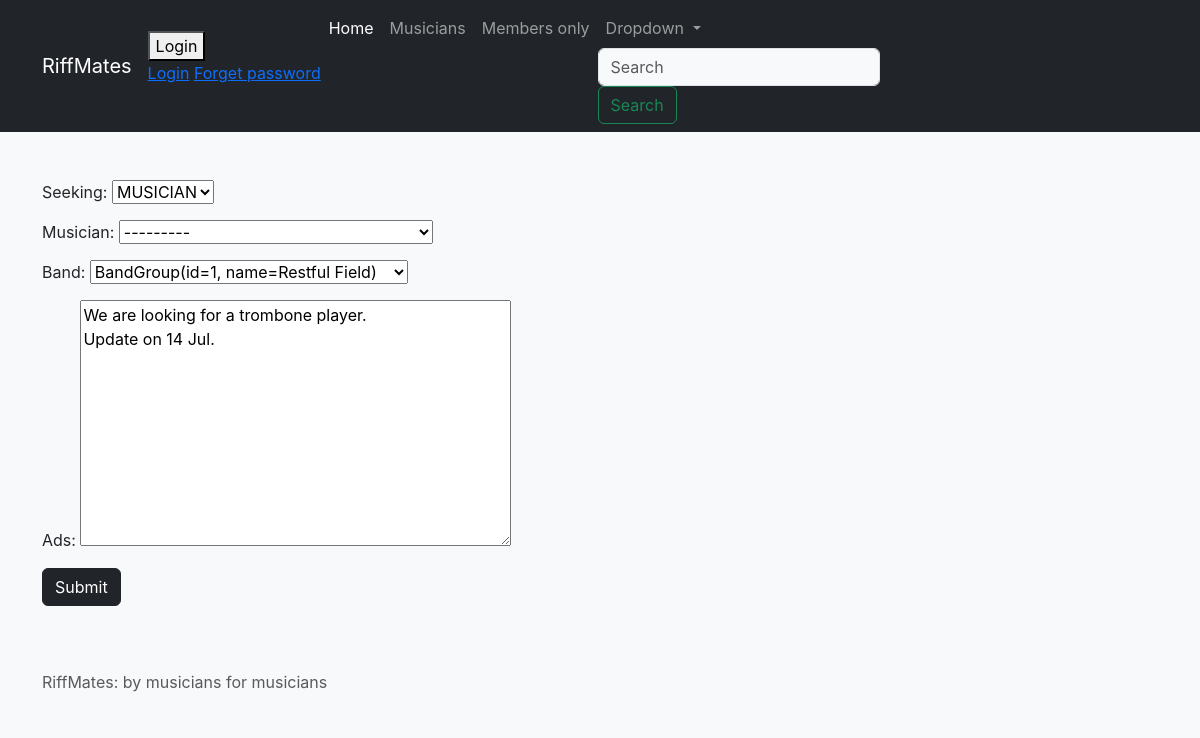
The page /content/seeking_ads/2/ on the database its author committed.
### content/models.py (models this page shows, shortened)
class SeekingAd(models.Model):
    id = models.SmallAutoField(primary_key=True)
    create_date = models.DateField(auto_now_add=True)
    owner = models.ForeignKey(User, on_delete=models.CASCADE)
    seeking_choices = {
        "M": "MUSICIAN",
        "B": "BAND"
    }
    seeking = models.CharField(
        max_length=1,
        choices = seeking_choices,
    )
    musician = models.ForeignKey(
        to=Musician,
        on_delete=models.SET_NULL,
        blank=True,
        null=True
    )
    band = models.ForeignKey(
        to=BandGroup,
        on_delete=models.SET_NULL,
        blank=True,
        null=True,
    )
    ads = models.TextField(
        max_length=300,
    )
    class Meta:
        ordering = ["-create_date"]

### content/views.py (the view)
class SeekingAdsGenericUpdateView(views.generic.edit.UpdateView):
    model = SeekingAd
    fields = ["seeking",
              "musician", "band", "ads"]
    success_url = "/content/ads_listing/"

### bands/models.py (called while the page is built)
    def __str__(self):
        return f"Musician(id={self.id}, {self.first_name} {self.last_name})"

    def __str__(self):
        return f"BandGroup(id={self.id}, name={self.name})"

### content/templates/content/seekingad_form.html (shortened to what this page needs)
{% extends "base.html" %}
{% block content %}
    <form method="POST">
        {{ form.as_p }}
        <button class="btn btn-dark" type="submit">
            Submit</button>
    </form>
{% endblock content %}

### static/styles.css (style rules this page uses)
:root { --bs-body-bg: var(--bs-gray-100); }

### hello/static/main.css (style rules this page uses)
body { margin: 0; font-family: -apple-system, BlinkMacSystemFont, "Segoe UI", "Roboto", "Oxygen", "Ubuntu", "Cantarell", "Fira Sans", "Droid Sans", "Helvetica Neue", sans-serif; -webkit-font-smoothing: antialiased; -moz-osx-font-smoothing: grayscale; }

### rows shown on the page
SeekingAd: seeking "MUSICIAN", musician "---------", band "BandGroup(id=1, name=Restful Field)", ads "We are looking for a trombone player. Update on 14 Jul."
